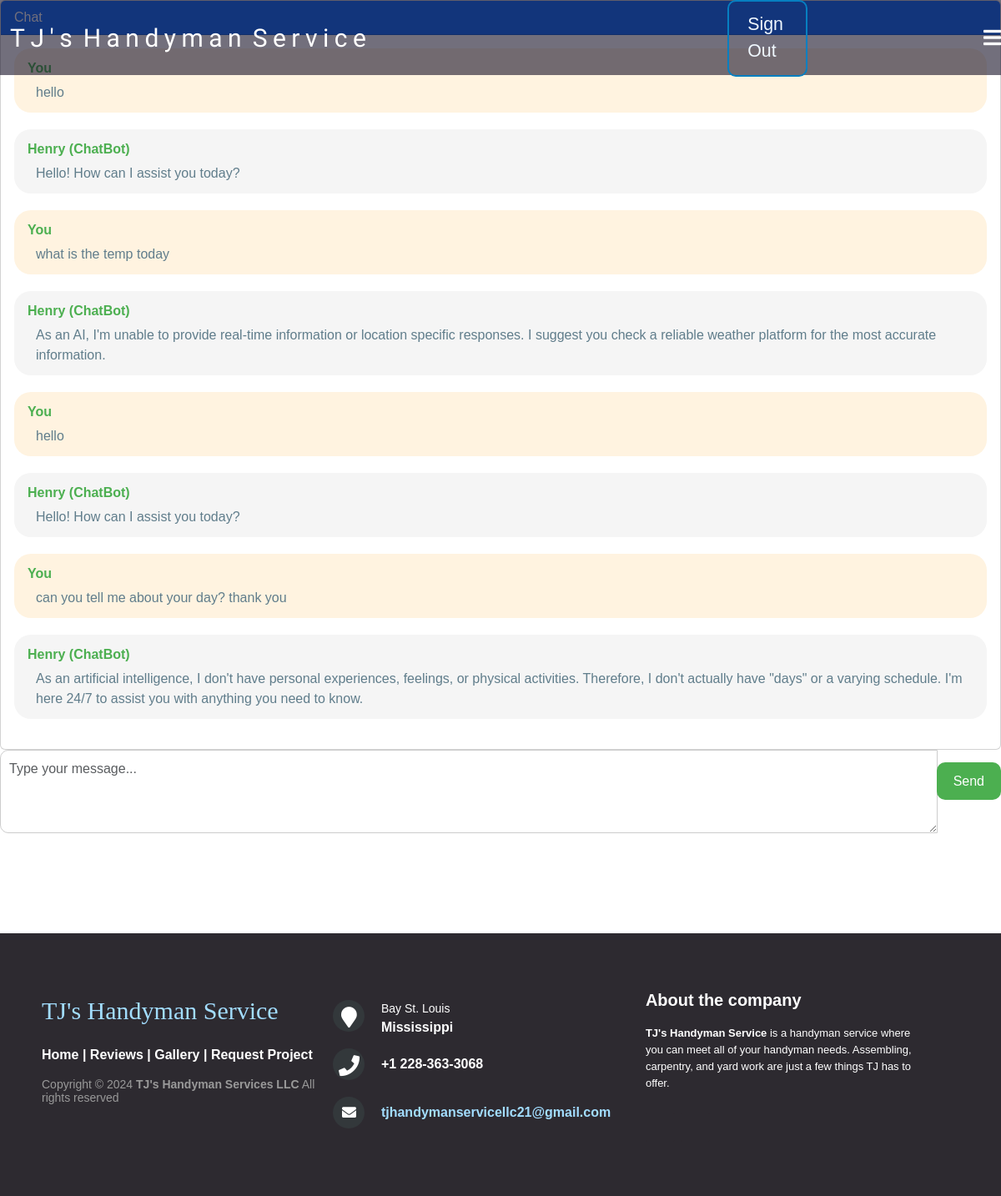
/chatbot/ (signed in), run on the app's committed database.
### capStoneApp/models.py (models this page shows, shortened)
class Chat(models.Model):
    user = models.ForeignKey(User, on_delete=models.CASCADE)
    message = models.TextField()
    response = models.TextField()
    created_at = models.DateTimeField(auto_now_add=True)

### capStoneApp/views.py (the view, shortened to what this page needs)
# urls.py: path('chatbot/', views.chatbot, name="chatbot"),
@login_required
def chatbot(request):
    chats = Chat.objects.filter(user=request.user)
    return render(request, "chatbot.html", {"chats": chats})

### capStoneApp/templates/chatbot.html (shortened to what this page needs)
{% extends 'base.html' %}
{% load static %}
{% block content %}
<div class="chat-container">
  <div class="card flex-grow-1">
    <div class="card-header bg-primary text-white">Chat</div>
    <div class="card-body messages-box">
      <ul class="list-unstyled messages-list">
        {% for chat in chats %}
          {% if chat.user == request.user %}
            <li class="message sent">
              <div class="message-text">
                <div class="message-sender">
                  <b>You</b>
                </div>
                <div class="message-content">
                  {{ chat.message }}
                </div>
              </div>
            </li>
            <li class="message received">
              <div class="message-text">
                <div class="message-sender">
                  <b>Henry (ChatBot)</b>
                </div>
                <div class="message-content">
                  {{ chat.response }}
                </div>
              </div>
            </li>
          {% endif %}
        {% endfor %}
      </ul>
    </div>
  </div>
  <form class="message-form">
    <div class="input-group">
      <textarea class="form-control message-input" placeholder="Type your message..."></textarea>
      <div class="input-group-append">
        <button type="submit" class="btn btn-primary btn-send">Send</button>
      </div>
    </div>
  </form>
</div>
{% endblock %}

### capStoneApp/static/styles.css (style rules this page uses)
html { min-width: 550px; position: relative; }

### capStoneApp/static/navBar.css (style rules this page uses)
button { border: 0; outline: none; font-family: inherit; font-size: inherit; cursor: pointer; }

### capStoneApp/static/rating.css (style rules this page uses)
form .btn { height:45px; width: 100%; margin: 15px 0; }

### capStoneApp/templates/chatbot.html (style rules this page uses)
.message-sender { font-weight: bold; margin-bottom: 5px; color: #4caf50; }
.message-content { margin-left: 10px; color: #607d8b; }
.message.sent .message-text { background-color: #fff3e0; border-radius: 20px; padding: 12px 16px; margin-bottom: 20px; color: #333; align-self: flex-end; }
.message.received .message-text { background-color: #f5f5f5; border-radius: 20px; padding: 12px 16px; margin-bottom: 20px; color: #333; align-self: flex-start; }
.message-form textarea { width: 100%; min-height: 100px; padding: 10px; border: 1px solid #ccc; border-radius: 10px; resize: vertical; margin-bottom: 20px; }
.message-form .btn-send { background-color: #4caf50; color: #fff; border: none; border-radius: 10px; padding: 10px 20px; cursor: pointer; }

### data on the page
Chat: message "hello", response "Hello! How can I assist you today?"
Chat: message "what is the temp today", response "As an AI, I'm unable to provide real-time information or location specific responses. I suggest you check a reliable weather platform for the most accurate information."
Chat: message "hello", response "Hello! How can I assist you today?"
Chat: message "can you tell me about your day? thank you", response "As an artificial intelligence, I don't have personal experiences, feelings, or physical activities. Therefore, I don't actually have \"days\" or a varying schedule. I'm here 24/7 to assist you with anything you need to know."
